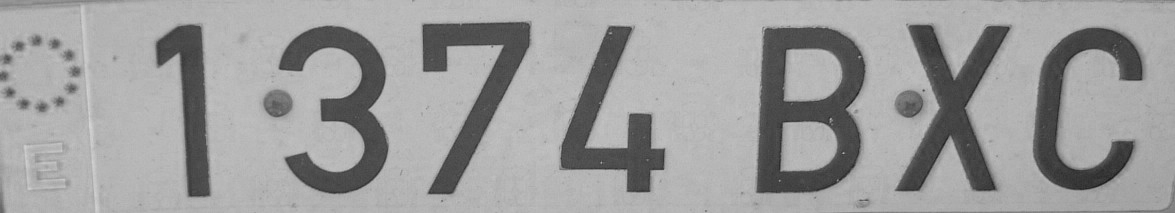
%> input picture Segundo bloque/Practicas/Introduccion al bloque/Imagenes/Matric.tif, 1175 x 213 px
$ octave clasePractica03_FundamentosProgramacionMinimo_Entre_Maximos.m   (GNU Octave 9; MATLAB toolbox functions it lacks are replaced by stand-ins)
%> lines starting %> are read from the running program, lines starting %| are printed output that depends on the picture; in (x1, y1, x2, y2) boxes, pixels count from 0 and x2, y2 are one past the last pixel; in counts of white or black regions, pixels touching at a corner belong together; the program's own positions count from 1
### Segundo bloque/Practicas/Introduccion al bloque/Funciones/funcion_MinEntreMax.m
function [g_MinEntreMax, gmax1, gmax2] = funcion_MinEntreMax(I,vectorPesos)

h = imhist(uint8(I));

if not(isempty(vectorPesos))
    h = funcion_suaviza_vector_medias_moviles(h,vectorPesos);
end

% Consideramos en toda la programacion niveles de gris de 1 a 256, depues
% al resultado le restamos una unidad

% Valor maximo

[numPixMax, gmax] = max(h);

valores2Max = zeros(256,1);

for g=1:256
    valores2Max(g) = ((g-gmax)^2)*h(g);
end

[~,g2Max] = max(valores2Max);

if gmax < g2Max
    h(1:gmax) = numPixMax;
    h(g2Max:256) = numPixMax;
    gmax1 = gmax - 1;
    gmax2 = g2Max - 1;
else
    h(1:g2Max) = numPixMax;
    h(gmax:256) = numPixMax;
    gmax1 = g2Max - 1;
    gmax2 = gmax - 1;
end

[~, indice] = min(h);

g_MinEntreMax = indice - 1;

end

% Funcion auxiliar

% [17 lines left out: function funcion_suaviza_vector_medias_moviles, not called in this run]

### Segundo bloque/Practicas/Preparación para la practica 5/04_EjemploBasicoMhuExtentExtentInvRot_TriangCuad/Funciones/funcion_visualiza.m
function funcion_visualiza(I,Ib,Color)

if( (size(I,1)== size(Ib,1))&&(size(I,2) == size(Ib,2)))

    if(size(Color,2)==3)
        if(min(Color) >= 0 && max(Color) <= 255)

            if(size(I,3)==1)
                I= cat(3,I,I,I);
            end
            R = I(:,:,1);
            R(logical(Ib)) = Color(1);
            G = I(:,:,2);
            G(logical(Ib)) = Color(2);
            B = I(:,:,3);
            B(logical(Ib)) = Color(3);
            I = cat(3,R,G,B);
            imshow(I);

        else
            disp("Los elementos del color tienen que estar comprendidos entre 0 y 255");
        end
    else
        disp("Color tiene que ser un vector de 1 x 3")
    end

else
    disp("Las matrices I y Ib son diferentes");
end

end

### Segundo bloque/Practicas/Introduccion al bloque/Funciones/funcion_suaviza_vector_medias_moviles.m
function hs = funcion_suaviza_vector_medias_moviles(h,pesos)

    amp = floor(length(pesos)/2);

    pesos = (1/sum(pesos))*pesos;

    pesos = pesos(:)'; % vector fila siempre
    hc = h(:); % vector columna siempre
    hamp = [hc(amp+1:-1:2) ; hc ; hc(end-1:-1:end-amp)];

    hs = zeros(size(h));

    for i=1:length(h)
        ind_hamp = i+amp;
        hs(i) = pesos*hamp(ind_hamp-amp:ind_hamp+amp); % producto matricial
    end
end

### Segundo bloque/Practicas/Introduccion al bloque/clasePractica03_FundamentosProgramacionMinimo_Entre_Maximos.m
%% Clases desbalanceadas: Método mínimo entre maximos

clear,clc,close all;
addpath('Funciones')
addpath('Imagenes')

I = imread('Matric.tif');
%> I is the input picture: size 213x1175 uint8; min 27, max 212, mean 156.9
[g_MinEntreMax, gmax1, gmax2] = funcion_MinEntreMax(I,[])
%> in funcion_MinEntreMax, `h = imhist(uint8(I));`: h = 256 values, max 15112 at index 184, min 0 at index 1, mean 977.6
%> in funcion_MinEntreMax, `[numPixMax, gmax] = max(h);`: numPixMax = 15112; gmax = 184
%> after the loop in funcion_MinEntreMax, `for g=1:256`: valores2Max = 256 values, max 33453978 at index 77, min 0 at index 1, mean 2428100.9
%> in funcion_MinEntreMax, `[~,g2Max] = max(valores2Max);`: g2Max = 77
%> in funcion_MinEntreMax, `gmax1 = g2Max - 1;`: gmax1 = 76
%> in funcion_MinEntreMax, `gmax2 = gmax - 1;`: gmax2 = 183
%> in funcion_MinEntreMax, `[~, indice] = min(h);`: indice = 112
%> in funcion_MinEntreMax, `g_MinEntreMax = indice - 1;`: g_MinEntreMax = 111
%> g_MinEntreMax = 111; gmax1 = 76; gmax2 = 183
Ib = I<g_MinEntreMax;
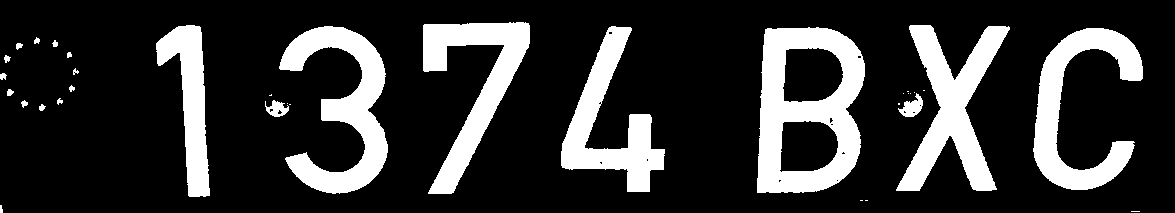
%> Ib: size 213x1175 logical; 20.2% white; 35 white regions (13 under 20 px), largest, box (x1, y1, x2, y2) and area: (757, 27, 865, 193) 10210, (279, 26, 388, 194) 7588, (896, 25, 1010, 191) 7513
close all;
figure,
subplot(2,1,1),imshow(I)
subplot(2,1,2), funcion_visualiza(I,Ib,[255 0 0])
%> in funcion_visualiza, `I = cat(3,R,G,B);`:
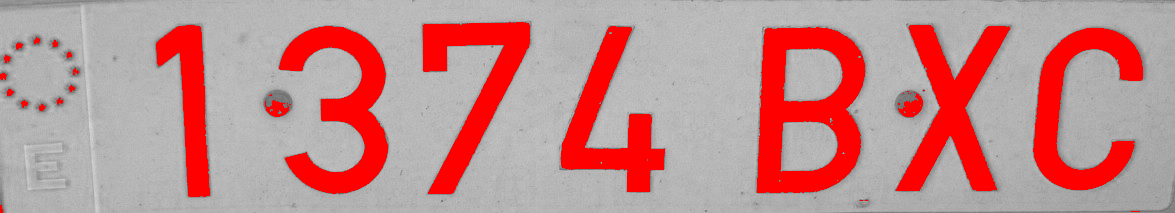
%> I: size 213x1175x3 uint8; mean R, G, B 193.1, 141.7, 141.7
figure, imhist(I)
title(['Umbral: ' num2str(g_MinEntreMax)])
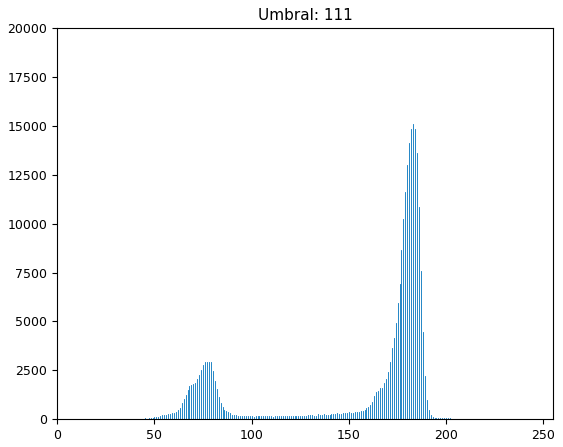
%> figure redrawn from the program's plot data; highest point at x = 183, y = 15112

%% Programación función mínimo entre máximos

% Importante: Consideramos en toda la programacion niveles de gris de 1 a
% 256, despues al resultado le restamos una unidad.

% Objetivo: calcular los dos máximos correspondientes a las clases
% principales del histograma y después el valor mínimo entre ellos.

% 1.- Nivel de gris del máximo mayor:

[h, nivelesGris] = imhist(uint8(I)); % I tipo uint8
%> nivelesGris = 256 values from 0 to 255
[numPixMax, g1max] = max(h); % Mucho cuidado: el nivel de gris real es g1max - 1
%> numPixMax = 15112; g1max = 184

close all, imhist(I); axis([0 255 0 max(h)+1000]), title(num2str(g1max-1));
%> after `title(num2str(g1max-1))`:
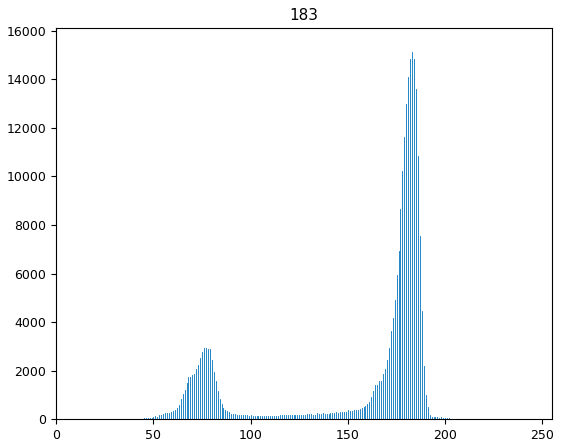
%> figure redrawn from the program's plot data; highest point at x = 183, y = 15112

% 2.- Nivel de gris del máximo correspondiente a la segunda contribucion de
% pixeles:

% Hay que asegurarse que la separación entre los dos máximos sea suficiente
% para evitar que ambos se encuentren en la misma clase.

% Evaluar ara cada nivel de gris [(g - g1max)^2 * h(g)] , 1 >= g >= 256
% El nivel de gris del máximo de la segunda contribución será el que tiene
% el valor máximo.

valores2Max = zeros(256,1);

for g=1:256
    valores2Max(g) = ((g-g1max)^2) * h(g);
end

[~, g2max] = max(valores2Max); % Ojo, en este caso es el valor maximo se ha calculado bien por un pequeño error
%> g2max = 77
close all, imhist(I); axis([0 255 0 max(h)+1000]), title(num2str(g2max));

% 3.- Calcular el minimo entre máximos:

% Vamos a calcular el minimo de h garantizando que ese minimo este entre
% los dos maximos

% En el vector h vamos a modificar todos los valores que no se encuentren
% entre los dos máximos y les vamos a asignar el número máximo de valores
% el histograma - asi podemos hacer el minimo del vector global y acceder
% al indice donde se alcanza.

if g1max < g2max
    h(1:g1max) = numPixMax;
    h(g2max:256) = numPixMax;
    gmax1 = g1max - 1;
    gmax2 = g2max - 1;
else
    h(1:g2max) = numPixMax;
    h(g1max:256) = numPixMax;
    gmax2 = g1max - 1;
    gmax1 = g2max - 1;
end

close all, imhist(I); axis([0 255 0 max(h)+1000]), figure,stem(0:255,h,'.r');
%> after `stem(0:255,h,'.r')`:
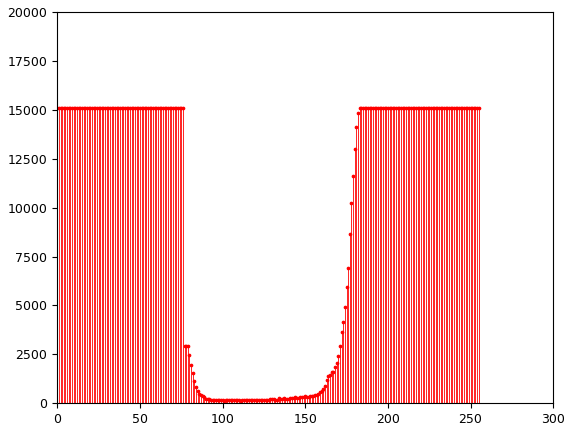
%> figure redrawn from the program's plot data; highest point at x = 0, y = 15112

[~, indice] = min(h);
%> indice = 112
g_MinEntreMax = indice - 1;

%% Observación: método sensible a ruido en h - solucion: suavizado previo (Paso previo)

%% Ejemplo suavizado de histograma

% Primero obtenemos un histograma normalizado(entre 0 y 1)
horig = imhist(uint8(I));
%> horig has the same summary as h in funcion_MinEntreMax
horig_norm = (1/max(horig))*horig;
%> horig_norm = 256 values, max 1 at index 184, min 0 at index 1, mean 0.0647

% Le metemos ruido al histograma
valorMaxRuido = 0.05;
h = horig_norm + valorMaxRuido*rand(size(horig)); % h: h ruidoso
close all;
figure, plot(0:255, horig_norm, 'r');
figure, plot(0:255,h,'g');
%> after `plot(0:255,h,'g')`:
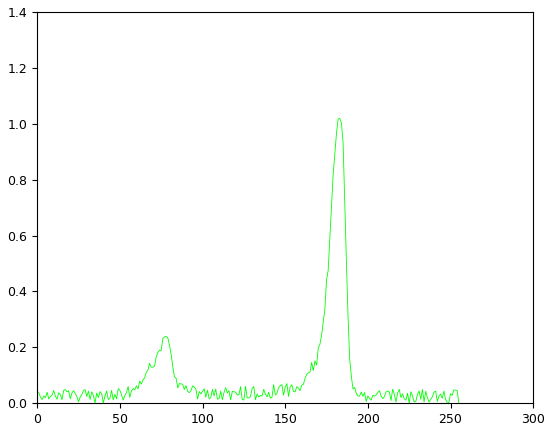
%> figure redrawn from the program's plot data; curve peaks at x = 183, y = 1.02

% Ejemplo de suavizado
hs = h;
%> hs = 256 values, max 1.02 at index 184, min 0.000118 at index 226, mean 0.0907
hs(1) = (h(1)+h(2))/2; hs(256) = (h(255)+h(256))/2;

for i=2:255
    hs(i) = (h(i-1)+h(i)+h(i+1))/3;
    % hs(i) = (h(i-1)+2*h(i)+h(i+1))/4; % dando prioridad al pixel a tratar
end
%> after the loop, hs = 256 values, max 1.01 at index 184, min 0.00563 at index 249, mean 0.0907
figure, plot(0:255,hs,'b')
% En este caso no es tan importante porque el valor maximo de ruido que le
% hemos es de 0.05

% Vamos a meterle un ruido superior pero en posiciones random

valoresAleatorios = rand(size(horig));
h = horig_norm;
%> h has the same summary as horig_norm
for i = 1:256
    if rand(1)>0.95
        h(i) = 0.4*rand(1);
    end
end
%> after the loop, h = 256 values, max 1 at index 184, min 0 at index 1, mean 0.0717
close all;
figure, plot(0:255, horig_norm, 'r');
figure, plot(0:255,h,'g');
%> after `plot(0:255,h,'g')`:
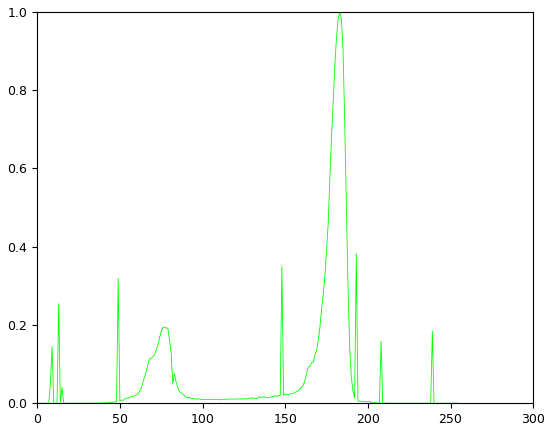
%> figure redrawn from the program's plot data; curve peaks at x = 183, y = 1
% En este caso si que el ruido tiene un efecto determinante a la hora de
% buscar le minimo entre maximos

% Volvemos a suavizar
hs = h;
%> hs has the same summary as h
hs(1) = (h(1)+h(2))/2; hs(256) = (h(255)+h(256))/2;

for i=2:255
    hs(i) = (h(i-1)+h(i)+h(i+1))/3;
    % hs(i) = (h(i-1)+2*h(i)+h(i+1))/4; % dando prioridad al pixel a tratar
end
%> after the loop, hs = 256 values, max 0.988 at index 184, min 0 at index 1, mean 0.0717
figure, plot(0:255,hs,'b')
% En este caso se aprecia una gran diferencia pero se puede mejorar mas con
% pesos

vectorPesos = [1 2 4 8 4 2 1];
hSuav = funcion_suaviza_vector_medias_moviles(h,vectorPesos);
%> in funcion_suaviza_vector_medias_moviles, `hc = h(:);`: hc has the same summary as h outside funcion_suaviza_vector_medias_moviles
%> in funcion_suaviza_vector_medias_moviles, `hamp = [hc(amp+1:-1:2) ; hc ; hc(end-1:-1:end-amp)];`: hamp = 262 values, max 1 at index 187, min 0 at index 1, mean 0.0701
%> after the loop in funcion_suaviza_vector_medias_moviles, `for i=1:length(h)`: hs = 256 values, max 0.959 at index 184, min 0 at index 1, mean 0.0717
%> hSuav has the same summary as hs in funcion_suaviza_vector_medias_moviles
figure, plot(0:255,hSuav,'b')
